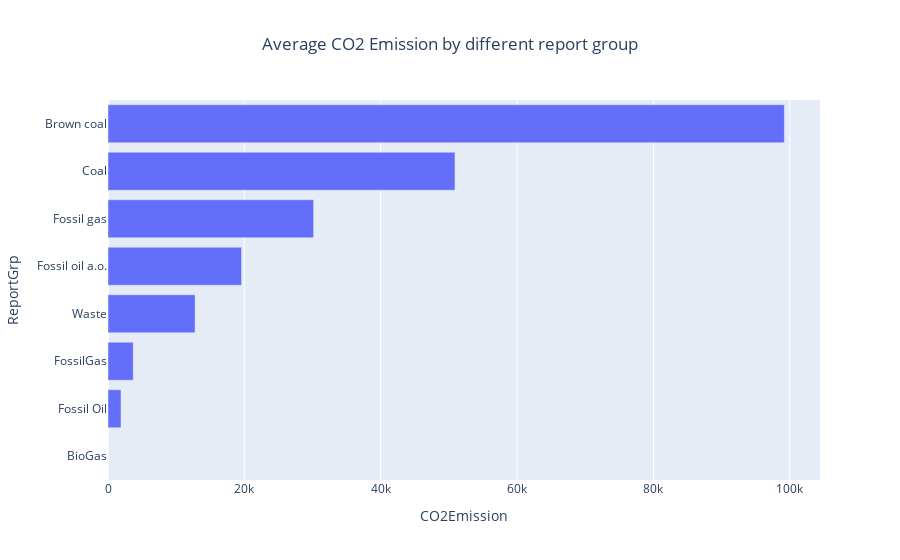

This figure's notebook cell:
### Code cell
CO2_Group=CO2_Group.sort_values(by='CO2Emission',ascending=True)
fig=px.bar(CO2_Group,y='ReportGrp',x='CO2Emission',title='Average CO2 Emission by different report group')
fig.update_layout(
    title_x=0.5,
    showlegend=True   
)
fig.show()

### Figure 1 — Plotly figure (JSON) as saved in the notebook; plotly's stock layout.template omitted (floating-point values rounded to 4 significant figures)
{"data": [{"alignmentgroup": "True", "hovertemplate": "CO2Emission=%{x}<br>ReportGrp=%{y}<extra></extra>", "legendgroup": "", "marker": {"color": "#636efa", "pattern": {"shape": ""}}, "name": "", "offsetgroup": "", "orientation": "h", "showlegend": false, "textposition": "auto", "type": "bar", "x": [0.01614, 1909.0, 3702.0, 12770.0, 19590.0, 30160.0, 50890.0, 99210.0], "xaxis": "x", "y": ["BioGas", "Fossil Oil", "FossilGas", "Waste", "Fossil oil a.o.", "Fossil gas", "Coal", "Brown coal"], "yaxis": "y"}], "layout": {"barmode": "relative", "legend": {"tracegroupgap": 0}, "showlegend": true, "title": {"text": "Average CO2 Emission by different report group", "x": 0.5}, "xaxis": {"anchor": "y", "domain": [0, 1], "title": {"text": "CO2Emission"}}, "yaxis": {"anchor": "x", "domain": [0, 1], "title": {"text": "ReportGrp"}}}}
